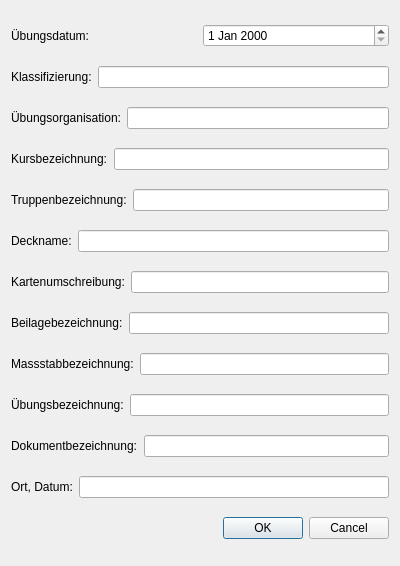
<?xml version="1.0" encoding="UTF-8"?>
<ui version="4.0">
 <class>KastenDialog</class>
 <widget class="QDialog" name="KastenDialog">
  <property name="windowModality">
   <enum>Qt::ApplicationModal</enum>
  </property>
  <property name="geometry">
   <rect>
    <x>0</x>
    <y>0</y>
    <width>400</width>
    <height>566</height>
   </rect>
  </property>
  <property name="windowTitle">
   <string>Dialog</string>
  </property>
  <layout class="QVBoxLayout" name="verticalLayout">
   <item>
    <layout class="QHBoxLayout" name="horizontalLayout">
     <item>
      <widget class="QLabel" name="label_2">
       <property name="text">
        <string>Übungsdatum:</string>
       </property>
      </widget>
     </item>
     <item>
      <widget class="QDateEdit" name="uebungsdatumDE"/>
     </item>
    </layout>
   </item>
   <item>
    <layout class="QHBoxLayout" name="horizontalLayout_2">
     <item>
      <widget class="QLabel" name="label_3">
       <property name="text">
        <string>Klassifizierung:</string>
       </property>
      </widget>
     </item>
     <item>
      <widget class="QLineEdit" name="klassifizierungLE"/>
     </item>
    </layout>
   </item>
   <item>
    <layout class="QHBoxLayout" name="horizontalLayout_3">
     <item>
      <widget class="QLabel" name="label_4">
       <property name="text">
        <string>Übungsorganisation:</string>
       </property>
      </widget>
     </item>
     <item>
      <widget class="QLineEdit" name="uebungsorganisationLE"/>
     </item>
    </layout>
   </item>
   <item>
    <layout class="QHBoxLayout" name="horizontalLayout_4">
     <item>
      <widget class="QLabel" name="label_5">
       <property name="text">
        <string>Kursbezeichnung:</string>
       </property>
      </widget>
     </item>
     <item>
      <widget class="QLineEdit" name="kursbezeichnungLE"/>
     </item>
    </layout>
   </item>
   <item>
    <layout class="QHBoxLayout" name="horizontalLayout_5">
     <item>
      <widget class="QLabel" name="label_6">
       <property name="text">
        <string>Truppenbezeichnung:</string>
       </property>
      </widget>
     </item>
     <item>
      <widget class="QLineEdit" name="truppenbezeichnungLE"/>
     </item>
    </layout>
   </item>
   <item>
    <layout class="QHBoxLayout" name="horizontalLayout_6">
     <item>
      <widget class="QLabel" name="label_7">
       <property name="text">
        <string>Deckname:</string>
       </property>
      </widget>
     </item>
     <item>
      <widget class="QLineEdit" name="decknameLE"/>
     </item>
    </layout>
   </item>
   <item>
    <layout class="QHBoxLayout" name="horizontalLayout_7">
     <item>
      <widget class="QLabel" name="label_8">
       <property name="text">
        <string>Kartenumschreibung:</string>
       </property>
      </widget>
     </item>
     <item>
      <widget class="QLineEdit" name="kartenumschreibungLE"/>
     </item>
    </layout>
   </item>
   <item>
    <layout class="QHBoxLayout" name="horizontalLayout_8">
     <item>
      <widget class="QLabel" name="label_9">
       <property name="text">
        <string>Beilagebezeichnung:</string>
       </property>
      </widget>
     </item>
     <item>
      <widget class="QLineEdit" name="beilagebezeichnungLE"/>
     </item>
    </layout>
   </item>
   <item>
    <layout class="QHBoxLayout" name="horizontalLayout_9">
     <item>
      <widget class="QLabel" name="label_10">
       <property name="text">
        <string>Massstabbezeichnung:</string>
       </property>
      </widget>
     </item>
     <item>
      <widget class="QLineEdit" name="massstabbezeichnungLE"/>
     </item>
    </layout>
   </item>
   <item>
    <layout class="QHBoxLayout" name="horizontalLayout_10">
     <item>
      <widget class="QLabel" name="label_11">
       <property name="text">
        <string>Übungsbezeichnung:</string>
       </property>
      </widget>
     </item>
     <item>
      <widget class="QLineEdit" name="uebungsbezeichnungLE"/>
     </item>
    </layout>
   </item>
   <item>
    <layout class="QHBoxLayout" name="horizontalLayout_11">
     <item>
      <widget class="QLabel" name="label_12">
       <property name="text">
        <string>Dokumentbezeichnung:</string>
       </property>
      </widget>
     </item>
     <item>
      <widget class="QLineEdit" name="dokumentbezeichnungLE"/>
     </item>
    </layout>
   </item>
   <item>
    <layout class="QHBoxLayout" name="horizontalLayout_12">
     <item>
      <widget class="QLabel" name="label_13">
       <property name="text">
        <string>Ort, Datum:</string>
       </property>
      </widget>
     </item>
     <item>
      <widget class="QLineEdit" name="ortdatumLE"/>
     </item>
    </layout>
   </item>
   <item>
    <widget class="QDialogButtonBox" name="buttonBox">
     <property name="orientation">
      <enum>Qt::Horizontal</enum>
     </property>
     <property name="standardButtons">
      <set>QDialogButtonBox::Cancel|QDialogButtonBox::Ok</set>
     </property>
    </widget>
   </item>
  </layout>
 </widget>
 <resources/>
 <connections>
  <connection>
   <sender>buttonBox</sender>
   <signal>accepted()</signal>
   <receiver>KastenDialog</receiver>
   <slot>accept()</slot>
   <hints>
    <hint type="sourcelabel">
     <x>248</x>
     <y>254</y>
    </hint>
    <hint type="destinationlabel">
     <x>157</x>
     <y>274</y>
    </hint>
   </hints>
  </connection>
  <connection>
   <sender>buttonBox</sender>
   <signal>rejected()</signal>
   <receiver>KastenDialog</receiver>
   <slot>reject()</slot>
   <hints>
    <hint type="sourcelabel">
     <x>316</x>
     <y>260</y>
    </hint>
    <hint type="destinationlabel">
     <x>286</x>
     <y>274</y>
    </hint>
   </hints>
  </connection>
 </connections>
</ui>
